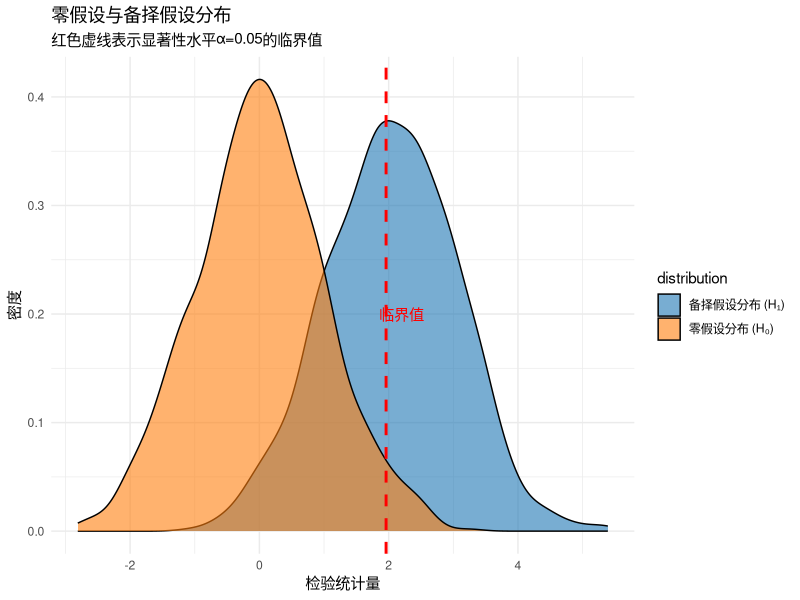

The R source for this figure: (Note: this script raises an error after producing the figure.)
## ---- chunk 1
# 加载必要的包
library(DiagrammeR)

# 创建假设检验流程图
grViz("digraph hypothesis_testing {
  graph [rankdir = TB]

  node [shape = rectangle, style = filled, fillcolor = lightblue]
  A [label = '明确研究问题\n与假设设定']
  B [label = '选择适当的\n统计检验方法']
  C [label = '设定显著性水平\n(α)']
  D [label = '收集数据并\n计算检验统计量']
  E [label = '确定p值\n或临界值']
  F [label = '做出统计决策']
  G [label = '解释结果并\n考虑生态学意义']

  node [shape = diamond, fillcolor = lightgreen]
  H [label = '使用模拟方法?']
  I [label = '构建零模型\n重复模拟\n构建经验分布\n计算经验p值']
  J [label = '基于理论分布\n计算p值']

  A -> B -> C -> D -> E -> F -> G
  E -> H
  H -> I [label = '是']
  H -> J [label = '否']
  I -> F
  J -> F
}")
## ---- chunk 2
# 加载必要的包
library(ggplot2)

# 设置随机种子以确保结果可重现
set.seed(123)

# 模拟零假设分布（均值=0）和备择假设分布（均值=2）
n <- 1000
null_dist <- rnorm(n, mean = 0, sd = 1)
alt_dist <- rnorm(n, mean = 2, sd = 1)

# 创建数据框
df <- data.frame(
  value = c(null_dist, alt_dist),
  distribution = rep(c("零假设分布 (H₀)", "备择假设分布 (H₁)"), each = n)
)

# 绘制分布图
ggplot(df, aes(x = value, fill = distribution)) +
  geom_density(alpha = 0.6) +
  geom_vline(xintercept = 1.96, linetype = "dashed", color = "red", size = 1) +
  annotate("text", x = 2.2, y = 0.2, label = "临界值", color = "red") +
  labs(title = "零假设与备择假设分布",
       x = "检验统计量", y = "密度",
       subtitle = "红色虚线表示显著性水平α=0.05的临界值") +
  theme_minimal() +
  scale_fill_manual(values = c("#1f77b4", "#ff7f0e"))
## ---- chunk 3
# 模拟在零假设下的检验统计量分布
null_test_stats <- rnorm(10000, mean = 0, sd = 1)

# 假设我们观测到的检验统计量是2.5
observed_stat <- 2.5

# 计算p值（单侧检验）
p_value <- 1 - pnorm(observed_stat)

# 创建p值可视化数据
p_value_df <- data.frame(test_stat = null_test_stats)

# 绘制p值可视化图
ggplot(p_value_df, aes(x = test_stat)) +
  geom_density(fill = "lightblue", alpha = 0.7) +
  geom_vline(xintercept = observed_stat, color = "red", size = 1) +
  geom_area(data = subset(p_value_df, test_stat >= observed_stat),
            aes(x = test_stat), fill = "red", alpha = 0.5) +
  annotate("text", x = observed_stat + 0.5, y = 0.1,
           label = paste("观测统计量 =", round(observed_stat, 2)), color = "red") +
  annotate("text", x = observed_stat + 0.5, y = 0.08,
           label = paste("p值 =", round(p_value, 4)), color = "red") +
  labs(title = "p值的可视化解释",
       x = "检验统计量（在零假设下）", y = "密度",
       subtitle = "红色区域表示p值：在H₀下观测到当前或更极端结果的概率") +
  theme_minimal()
## ---- chunk 4
# 设置参数
alpha <- 0.05  # 显著性水平
effect_size <- 1.5  # 效应大小

# 计算临界值（单侧检验）
critical_value <- qnorm(1 - alpha)

# 计算第二类错误概率
beta <- pnorm(critical_value, mean = effect_size)

# 创建错误类型可视化数据
x_vals <- seq(-3, 5, length.out = 1000)
null_density <- dnorm(x_vals, mean = 0)
alt_density <- dnorm(x_vals, mean = effect_size)

error_df <- data.frame(
  x = rep(x_vals, 2),
  density = c(null_density, alt_density),
  distribution = rep(c("零假设分布", "备择假设分布"), each = 1000)
)

# 绘制错误类型可视化图
ggplot(error_df, aes(x = x, y = density, color = distribution)) +
  geom_line(size = 1) +
  geom_vline(xintercept = critical_value, linetype = "dashed", color = "black") +
  # 第一类错误区域（假阳性）
  geom_area(data = subset(error_df, x >= critical_value &
                          distribution == "零假设分布"),
            aes(x = x, y = density), fill = "red", alpha = 0.3) +
  # 第二类错误区域（假阴性）
  geom_area(data = subset(error_df, x < critical_value &
                          distribution == "备择假设分布"),
            aes(x = x, y = density), fill = "blue", alpha = 0.3) +
  annotate("text", x = critical_value + 0.5, y = 0.1,
           label = paste("第一类错误\nα =", alpha), color = "red") +
  annotate("text", x = critical_value - 0.8, y = 0.1,
           label = paste("第二类错误\nβ =", round(beta, 3)), color = "blue") +
  annotate("text", x = critical_value + 1.5, y = 0.2,
           label = paste("统计功效\n1-β =", round(1 - beta, 3)),
           color = "darkgreen") +
  labs(title = "第一类错误与第二类错误",
       x = "检验统计量", y = "密度",
       subtitle = "红色：第一类错误（假阳性），蓝色：第二类错误（假阴性）") +
  theme_minimal() +
  scale_color_manual(values = c("#1f77b4", "#ff7f0e"))
## ---- chunk 5
# 模拟不同样本量下的统计功效
sample_sizes <- seq(10, 200, by = 10)
effect_sizes <- c(0.2, 0.5, 0.8)  # 小、中、大效应

power_df <- expand.grid(sample_size = sample_sizes, effect_size = effect_sizes)
power_df$power <- NA

for (i in seq_len(nrow(power_df))) {
  n <- power_df$sample_size[i]
  d <- power_df$effect_size[i]
  # 使用t检验的近似功效计算
  power_df$power[i] <- power.t.test(n = n, delta = d, sd = 1,
                                    sig.level = 0.05, type = "two.sample")$power
}

# 绘制样本量对功效的影响图
ggplot(power_df, aes(x = sample_size, y = power,
                     color = factor(effect_size))) +
  geom_line(size = 1) +
  geom_point() +
  geom_hline(yintercept = 0.8, linetype = "dashed", color = "gray") +
  annotate("text", x = 150, y = 0.82, label = "常用功效阈值 (0.8)", color = "gray") +
  labs(title = "样本量对统计功效的影响",
       x = "每组样本量", y = "统计功效 (1-β)",
       color = "效应大小 (Cohen's d)",
       subtitle = "效应大小越大，达到足够统计功效所需的样本量越小") +
  theme_minimal() +
  scale_color_manual(values = c("#1f77b4", "#ff7f0e", "#2ca02c"))
## ---- chunk 6
# 模拟多个研究的效应大小和置信区间
set.seed(123)
studies <- 10
effect_sizes <- rnorm(studies, mean = 0.5, sd = 0.3)
ci_lower <- effect_sizes - 0.4 + rnorm(studies, 0, 0.1)
ci_upper <- effect_sizes + 0.4 + rnorm(studies, 0, 0.1)

# 创建数据框
study_df <- data.frame(
  study = 1:studies,
  effect_size = effect_sizes,
  ci_lower = ci_lower,
  ci_upper = ci_upper,
  significant = (ci_lower > 0 | ci_upper < 0)
)

# 绘制效应大小森林图
library(ggplot2)
ggplot(study_df, aes(x = effect_size, y = study)) +
  geom_vline(xintercept = 0, linetype = "dashed", color = "gray") +
  geom_point(aes(color = significant), size = 3) +
  geom_errorbarh(aes(xmin = ci_lower, xmax = ci_upper, color = significant),
                 height = 0.2) +
  scale_color_manual(values = c("FALSE" = "red", "TRUE" = "blue")) +
  labs(title = "效应大小与置信区间的森林图",
       x = "效应大小 (Cohen's d)", y = "研究编号",
       subtitle = "蓝色点表示统计显著的结果，红色点表示不显著的结果") +
  theme_minimal() +
  theme(legend.position = "none")
## ---- chunk 7
# 设置参数
set.seed(123)
mu0 <- 7.0  # 理论值 $\mu_0$（中性pH）
sample_mean <- 6.8  # 样本均值 $\bar{x}$
sample_sd <- 0.3    # 样本标准差 $s$
n <- 15             # 样本量 $n$

# 计算t统计量
t_stat <- (sample_mean - mu0) / (sample_sd / sqrt(n))

# 生成t分布数据
df <- n - 1  # 自由度 $n-1$
x_vals <- seq(-4, 4, length.out = 1000)
t_density <- dt(x_vals, df = df)

# 创建数据框
t_df <- data.frame(x = x_vals, density = t_density)

# 计算p值（双侧检验）
p_value <- 2 * (1 - pt(abs(t_stat), df = df))

# 绘制t分布图
ggplot(t_df, aes(x = x, y = density)) +
  geom_line(color = "blue", size = 1) +
  geom_vline(xintercept = t_stat, color = "red", size = 1,
             linetype = "solid") +
  geom_vline(xintercept = -t_stat, color = "red", size = 1,
             linetype = "solid") +
  geom_area(data = subset(t_df, x >= abs(t_stat)),
            aes(x = x, y = density), fill = "red", alpha = 0.3) +
  geom_area(data = subset(t_df, x <= -abs(t_stat)),
            aes(x = x, y = density), fill = "red", alpha = 0.3) +
  geom_vline(xintercept = 0, color = "black", linetype = "dashed") +
  annotate("text", x = t_stat + 0.5, y = 0.2,
           label = paste("$t$ =", round(t_stat, 2)), color = "red") +
  annotate("text", x = t_stat + 0.5, y = 0.15,
           label = paste("$p$ =", round(p_value, 4)), color = "red") +
  labs(title = "单样本t检验的可视化解释",
       x = "$t$统计量", y = "密度",
       subtitle = "红色区域表示$p$值，垂直线表示观测到的$t$统计量") +
  theme_minimal()
## ---- chunk 8
# 设置参数
set.seed(123)
m0 <- 50  # 理论中位值 $M_0$（环境标准）

# 模拟土壤铅浓度数据（偏态分布）
soil_lead <- c(45, 48, 52, 55, 58, 62, 65, 68, 72, 75, 85, 120)

# 计算与理论值的差异
signs <- sign(soil_lead - m0)
positive_count <- sum(signs == 1)  # 正号数量
negative_count <- sum(signs == -1) # 负号数量
n <- length(soil_lead) - sum(signs == 0)  # 有效样本量 $n$（排除等于理论值的观测）

# 计算p值（单侧检验）
p_value <- 1 - pbinom(positive_count - 1, size = n, prob = 0.5)

# 生成二项分布数据
x_vals <- 0:n
binom_density <- dbinom(x_vals, size = n, prob = 0.5)

# 创建数据框
binom_df <- data.frame(x = x_vals, density = binom_density)

# 绘制二项分布图
ggplot(binom_df, aes(x = x, y = density)) +
  geom_col(fill = "lightblue", alpha = 0.7) +
  geom_vline(xintercept = positive_count, color = "red", size = 1) +
  geom_area(data = subset(binom_df, x >= positive_count),
            aes(x = x, y = density), fill = "red", alpha = 0.5) +
  annotate("text", x = positive_count + 1, y = max(binom_density) * 0.8,
           label = paste("正号数量 =", positive_count), color = "red") +
  annotate("text", x = positive_count + 1, y = max(binom_density) * 0.7,
           label = paste("$p$ =", round(p_value, 4)), color = "red") +
  labs(title = "单样本符号检验的可视化解释",
       x = "正号数量", y = "概率",
       subtitle = "红色区域表示$p$值，垂直线表示观测到的正号数量") +
  theme_minimal()
## ---- chunk 9
# 设置参数
set.seed(123)

# 模拟施肥组和对照组的数据
fertilizer_group <- rnorm(10, mean = 25, sd = 3)  # 施肥组，均值25
control_group <- rnorm(10, mean = 20, sd = 3)     # 对照组，均值20

# 计算样本统计量
mean_fert <- mean(fertilizer_group)
mean_control <- mean(control_group)
sd_fert <- sd(fertilizer_group)
sd_control <- sd(control_group)

# 计算合并标准差
n_fert <- length(fertilizer_group)
n_control <- length(control_group)
sp <- sqrt(((n_fert - 1) * sd_fert^2 + (n_control - 1) * sd_control^2) / (n_fert + n_control - 2))

# 计算t统计量
t_stat <- (mean_fert - mean_control) / (sp * sqrt(1/n_fert + 1/n_control))

# 生成t分布数据
df <- n_fert + n_control - 2  # 自由度 $n_1 + n_2 - 2$
x_vals <- seq(-4, 4, length.out = 1000)
t_density <- dt(x_vals, df = df)

# 创建数据框
t_df <- data.frame(x = x_vals, density = t_density)

# 计算p值（双侧检验）
p_value <- 2 * (1 - pt(abs(t_stat), df = df))

# 绘制t分布图
library(ggplot2)
ggplot(t_df, aes(x = x, y = density)) +
  geom_line(color = "blue", size = 1) +
  geom_vline(xintercept = t_stat, color = "red", size = 1,
             linetype = "solid") +
  geom_vline(xintercept = -t_stat, color = "red", size = 1,
             linetype = "solid") +
  geom_area(data = subset(t_df, x >= abs(t_stat)),
            aes(x = x, y = density), fill = "red", alpha = 0.3) +
  geom_area(data = subset(t_df, x <= -abs(t_stat)),
            aes(x = x, y = density), fill = "red", alpha = 0.3) +
  geom_vline(xintercept = 0, color = "black", linetype = "dashed") +
  annotate("text", x = t_stat + 0.5, y = 0.2,
           label = paste("$t$ =", round(t_stat, 2)), color = "red") +
  annotate("text", x = t_stat + 0.5, y = 0.15,
           label = paste("$p$ =", round(p_value, 4)), color = "red") +
  labs(title = "独立样本t检验的可视化解释",
       x = "$t$统计量", y = "密度",
       subtitle = "红色区域表示$p$值，垂直线表示观测到的$t$统计量") +
  theme_minimal()
## ---- chunk 10
# 设置参数
set.seed(123)

# 模拟保护措施实施前后的鸟类数量数据
before_protection <- c(15, 18, 12, 20, 16, 14, 17, 19, 13, 21)  # 实施前
after_protection <- c(18, 22, 15, 24, 19, 17, 20, 23, 16, 25)   # 实施后

# 计算配对差异
differences <- after_protection - before_protection

# 计算配对差异的统计量
mean_diff <- mean(differences)
sd_diff <- sd(differences)
n <- length(differences)

# 计算t统计量
t_stat <- mean_diff / (sd_diff / sqrt(n))

# 生成t分布数据
df <- n - 1  # 自由度 $n-1$
x_vals <- seq(-4, 4, length.out = 1000)
t_density <- dt(x_vals, df = df)

# 创建数据框
t_df <- data.frame(x = x_vals, density = t_density)

# 计算p值（单侧检验）
p_value <- 1 - pt(t_stat, df = df)

# 绘制t分布图
ggplot(t_df, aes(x = x, y = density)) +
  geom_line(color = "blue", size = 1) +
  geom_vline(xintercept = t_stat, color = "red", size = 1,
             linetype = "solid") +
  geom_area(data = subset(t_df, x >= t_stat),
            aes(x = x, y = density), fill = "red", alpha = 0.3) +
  geom_vline(xintercept = 0, color = "black", linetype = "dashed") +
  annotate("text", x = t_stat + 0.5, y = 0.2,
           label = paste("$t$ =", round(t_stat, 2)), color = "red") +
  annotate("text", x = t_stat + 0.5, y = 0.15,
           label = paste("$p$ =", round(p_value, 4)), color = "red") +
  labs(title = "配对样本t检验的可视化解释",
       x = "$t$统计量", y = "密度",
       subtitle = "红色区域表示$p$值，垂直线表示观测到的$t$统计量") +
  theme_minimal()
## ---- chunk 11
# 设置参数
set.seed(123)

# 模拟污染区域和清洁区域的底栖动物生物量数据（偏态分布）
polluted_area <- c(2.1, 3.5, 4.2, 5.8, 7.3, 9.1, 12.5, 15.8)  # 污染区域
clean_area <- c(8.2, 10.5, 12.8, 15.3, 18.7, 22.1, 25.4, 28.9) # 清洁区域

# 合并数据并计算秩次
all_data <- c(polluted_area, clean_area)
ranks <- rank(all_data)

# 计算污染区域的秩和
rank_polluted <- sum(ranks[1:length(polluted_area)])

# 计算U统计量
n1 <- length(polluted_area)
n2 <- length(clean_area)
U <- n1 * n2 + n1 * (n1 + 1) / 2 - rank_polluted

# 执行Mann-Whitney U检验
mw_test <- wilcox.test(polluted_area, clean_area, alternative = "less")

# 创建数据框用于可视化
data_df <- data.frame(
  group = rep(c("污染区域", "清洁区域"), each = 8),
  value = c(polluted_area, clean_area),
  rank = ranks
)

# 绘制箱线图和秩次图
library(ggplot2)
ggplot(data_df, aes(x = group, y = value, fill = group)) +
  geom_boxplot(alpha = 0.7) +
  geom_jitter(width = 0.2, size = 2, alpha = 0.6) +
  labs(title = "Mann-Whitney U检验的可视化解释",
       x = "区域类型", y = "底栖动物生物量",
       subtitle = paste("U统计量 =", round(U, 2), ", p值 =", round(mw_test$p.value, 4))) +
  theme_minimal() +
  scale_fill_manual(values = c("#ff7f0e", "#1f77b4"))
## ---- chunk 12
# 设置参数
set.seed(123)

# 模拟数据：实际上所有组来自相同的分布（零假设为真）
k <- 5  # 组数
n_per_group <- 10  # 每组样本量

# 生成数据 - 所有组都来自N(0,1)分布
group_data <- list()
for (i in 1:k) {
  group_data[[i]] <- rnorm(n_per_group, mean = 0, sd = 1)
}

# 计算所有两两比较的t检验
comparisons <- combn(1:k, 2)  # 所有可能的组对
m <- ncol(comparisons)  # 比较次数

# 存储p值
p_values <- numeric(m)
for (i in 1:m) {
  group1 <- comparisons[1, i]
  group2 <- comparisons[2, i]
  t_test_result <- t.test(group_data[[group1]], group_data[[group2]])
  p_values[i] <- t_test_result$p.value
}

# 执行方差分析
all_data <- unlist(group_data)
group_labels <- rep(1:k, each = n_per_group)
anova_result <- aov(all_data ~ factor(group_labels))
anova_p <- summary(anova_result)[[1]]["factor(group_labels)", "Pr(>F)"]

# 创建可视化数据
library(ggplot2)

# 数据框1：多个t检验的结果
t_test_df <- data.frame(
  comparison = 1:m,
  p_value = p_values,
  significant = p_values < 0.05
)

# 数据框2：方差分析结果
anova_df <- data.frame(
  method = "ANOVA",
  p_value = anova_p,
  significant = anova_p < 0.05
)

# 绘制多个t检验的p值分布
p1 <- ggplot(t_test_df, aes(x = comparison, y = p_value,
                           color = significant, shape = significant)) +
  geom_point(size = 3) +
  geom_hline(yintercept = 0.05, linetype = "dashed", color = "red") +
  scale_color_manual(values = c("FALSE" = "blue", "TRUE" = "red")) +
  scale_shape_manual(values = c("FALSE" = 16, "TRUE" = 17)) +
  labs(title = "多个t检验：p值分布",
       x = "比较编号", y = "p值",
       subtitle = paste("假阳性数量：", sum(t_test_df$significant), "/", m)) +
  theme_minimal() +
  theme(legend.position = "none")

# 计算累积第一类错误率
cumulative_error <- data.frame(
  k = 2:8,
  comparisons = choose(2:8, 2),
  error_rate = 1 - (1 - 0.05)^choose(2:8, 2)
)

# 绘制累积第一类错误率
p2 <- ggplot(cumulative_error, aes(x = k, y = error_rate)) +
  geom_line(color = "blue", size = 1) +
  geom_point(color = "blue", size = 2) +
  geom_hline(yintercept = 0.05, linetype = "dashed", color = "red") +
  geom_text(aes(label = paste0(round(error_rate * 100, 1), "%")),
            vjust = -0.5, size = 3) +
  labs(title = "累积第一类错误率",
       x = "组数 (k)", y = "累积第一类错误率",
       subtitle = "红色虚线表示期望的5%错误率") +
  theme_minimal()

# 使用patchwork包组合图形
library(patchwork)
p1 + p2 + plot_annotation(
  title = "多个t检验 vs 方差分析：第一类错误率控制",
  subtitle = paste("ANOVA p值：", round(anova_p, 4),
                   "（正确不拒绝零假设）")
)
## ---- chunk 13
# 设置参数
set.seed(123)

# 模拟三种森林类型的鸟类物种丰富度数据
broadleaf <- rnorm(10, mean = 15, sd = 2)    # 阔叶林
coniferous <- rnorm(10, mean = 12, sd = 2)   # 针叶林
mixed <- rnorm(10, mean = 14, sd = 2)        # 混交林

# 创建数据框
forest_data <- data.frame(
  richness = c(broadleaf, coniferous, mixed),
  forest_type = rep(c("阔叶林", "针叶林", "混交林"), each = 10)
)

# 执行方差分析
anova_result <- aov(richness ~ forest_type, data = forest_data)

# 提取F统计量和p值
f_stat <- summary(anova_result)[[1]]["forest_type", "F value"]
p_value <- summary(anova_result)[[1]]["forest_type", "Pr(>F)"]

# 生成F分布数据
df1 <- 2  # 组间自由度 $k-1$
df2 <- 27 # 组内自由度 $N-k$
x_vals <- seq(0, 8, length.out = 1000)
f_density <- df(x_vals, df1 = df1, df2 = df2)

# 创建数据框
f_df <- data.frame(x = x_vals, density = f_density)

# 绘制F分布图
library(ggplot2)
ggplot(f_df, aes(x = x, y = density)) +
  geom_line(color = "blue", size = 1) +
  geom_vline(xintercept = f_stat, color = "red", size = 1,
             linetype = "solid") +
  geom_area(data = subset(f_df, x >= f_stat),
            aes(x = x, y = density), fill = "red", alpha = 0.3) +
  annotate("text", x = f_stat + 1, y = 0.2,
           label = paste("$F$ =", round(f_stat, 2)), color = "red") +
  annotate("text", x = f_stat + 1, y = 0.15,
           label = paste("$p$ =", round(p_value, 4)), color = "red") +
  labs(title = "方差分析的可视化解释",
       x = "$F$统计量", y = "密度",
       subtitle = "红色区域表示$p$值，垂直线表示观测到的$F$统计量") +
  theme_minimal()
## ---- chunk 14
# 设置参数
set.seed(123)

# 模拟三种污染程度区域的底栖动物生物量数据（偏态分布）
light_pollution <- c(8.2, 10.5, 12.8, 15.3, 18.7, 22.1, 25.4, 28.9)  # 轻度污染
moderate_pollution <- c(5.8, 7.3, 9.1, 12.5, 15.8, 18.2, 21.7, 24.3) # 中度污染
heavy_pollution <- c(2.1, 3.5, 4.2, 5.8, 7.3, 9.1, 12.5, 15.8)       # 重度污染

# 创建数据框
pollution_data <- data.frame(
  biomass = c(light_pollution, moderate_pollution, heavy_pollution),
  pollution_level = rep(c("轻度污染", "中度污染", "重度污染"), each = 8)
)

# 执行Kruskal-Wallis检验
kw_test <- kruskal.test(biomass ~ pollution_level, data = pollution_data)

# 创建数据框用于可视化
library(ggplot2)
ggplot(pollution_data, aes(x = pollution_level, y = biomass, fill = pollution_level)) +
  geom_boxplot(alpha = 0.7) +
  geom_jitter(width = 0.2, size = 2, alpha = 0.6) +
  labs(title = "Kruskal-Wallis检验的可视化解释",
       x = "污染程度", y = "底栖动物生物量",
       subtitle = paste("H统计量 =", round(kw_test$statistic, 2), ", p值 =", round(kw_test$p.value, 4))) +
  theme_minimal() +
  scale_fill_manual(values = c("#1f77b4", "#ff7f0e", "#2ca02c"))
## ---- chunk 15
# 加载必要的包
library(DiagrammeR)

# 创建多重比较分析流程图
grViz("digraph multiple_comparison {
  graph [rankdir = TB]

  node [shape = rectangle, style = filled, fillcolor = lightblue]
  A [label = '执行方差分析\n(ANOVA)']
  B [label = '检验总体差异\n是否显著?']
  C [label = '进行多重比较校正']
  D [label = '解释具体组间差异']
  E [label = '停止分析\n(无总体差异)']

  node [shape = diamond, fillcolor = lightgreen]
  F [label = '选择校正方法\n- Tukey HSD\\n- Bonferroni\\n- FDR控制']

  A -> B
  B -> C [label = '是']
  B -> E [label = '否']
  C -> F
  F -> D
}")
## ---- chunk 16
# 设置参数
set.seed(123)

# 模拟三种森林类型的鸟类物种丰富度数据
broadleaf <- rnorm(12, mean = 18, sd = 3)    # 阔叶林
coniferous <- rnorm(12, mean = 12, sd = 3)   # 针叶林
mixed <- rnorm(12, mean = 15, sd = 3)        # 混交林

# 创建数据框
forest_data <- data.frame(
  richness = c(broadleaf, coniferous, mixed),
  forest_type = rep(c("阔叶林", "针叶林", "混交林"), each = 12)
)

# 第一步：执行方差分析
anova_result <- aov(richness ~ forest_type, data = forest_data)
cat("=== 方差分析结果 ===\n")
print(summary(anova_result))

# 提取F统计量和p值
f_stat <- summary(anova_result)[[1]]["forest_type", "F value"]
p_value <- summary(anova_result)[[1]]["forest_type", "Pr(>F)"]

cat("\nF统计量 =", round(f_stat, 2), "，p值 =", round(p_value, 4), "\n")

if (p_value < 0.05) {
  cat("方差分析显著，进行多重比较校正...\n\n")

  # 第二步：多重比较校正

  # 方法1：Tukey HSD检验
  cat("=== Tukey HSD检验结果 ===\n")
  tukey_result <- TukeyHSD(anova_result)
  print(tukey_result)

  # 方法2：Bonferroni校正
  cat("\n=== Bonferroni校正结果 ===\n")
  pairwise_result <- pairwise.t.test(forest_data$richness,
                                    forest_data$forest_type,
                                    p.adjust.method = "bonferroni")
  print(pairwise_result)

  # 方法3：FDR控制
  cat("\n=== FDR控制结果 (Benjamini-Hochberg) ===\n")
  fdr_result <- pairwise.t.test(forest_data$richness,
                               forest_data$forest_type,
                               p.adjust.method = "BH")
  print(fdr_result)

} else {
  cat("方差分析不显著，无需进行多重比较校正。\n")
}

# 可视化结果
library(ggplot2)
library(dplyr)

# 计算均值和标准误
summary_stats <- forest_data %>%
  group_by(forest_type) %>%
  summarise(
    mean_richness = mean(richness),
    se_richness = sd(richness) / sqrt(n())
  )

# 绘制均值图
p1 <- ggplot(summary_stats, aes(x = forest_type, y = mean_richness,
                               fill = forest_type)) +
  geom_col(alpha = 0.7) +
  geom_errorbar(aes(ymin = mean_richness - se_richness,
                    ymax = mean_richness + se_richness),
                width = 0.2) +
  labs(title = "不同森林类型的鸟类物种丰富度",
       x = "森林类型", y = "物种丰富度（均值±标准误）") +
  theme_minimal() +
  scale_fill_manual(values = c("#1f77b4", "#ff7f0e", "#2ca02c"))

# 绘制箱线图
p2 <- ggplot(forest_data, aes(x = forest_type, y = richness,
                             fill = forest_type)) +
  geom_boxplot(alpha = 0.7) +
  geom_jitter(width = 0.2, alpha = 0.6) +
  labs(title = "鸟类物种丰富度分布",
       x = "森林类型", y = "物种丰富度") +
  theme_minimal() +
  scale_fill_manual(values = c("#1f77b4", "#ff7f0e", "#2ca02c"))

# 使用patchwork包组合图形
library(patchwork)
p1 + p2 + plot_layout(guides = "collect") &
  theme(legend.position = "bottom")
## ---- chunk 17
# 模拟多个比较的p值
set.seed(123)
num_tests <- 20

# 生成p值（大部分来自零假设，少数来自备择假设）
null_pvalues <- runif(15, 0, 1)  # 零假设下的p值
alt_pvalues <- runif(5, 0, 0.05) # 备择假设下的p值
all_pvalues <- c(null_pvalues, alt_pvalues)

# 应用不同的多重比较校正
bonferroni_p <- p.adjust(all_pvalues, method = "bonferroni")
BH_p <- p.adjust(all_pvalues, method = "BH")

# 创建可视化数据
viz_data <- data.frame(
  test_id = rep(1:num_tests, 3),
  p_value = c(all_pvalues, bonferroni_p, BH_p),
  method = rep(c("未校正", "Bonferroni", "FDR控制"), each = num_tests),
  true_effect = rep(c(rep("无效应", 15), rep("有效应", 5)), 3)
)

# 绘制p值比较图
library(ggplot2)
ggplot(viz_data, aes(x = test_id, y = -log10(p_value),
                    color = true_effect, shape = method)) +
  geom_point(size = 3, alpha = 0.8) +
  geom_hline(yintercept = -log10(0.05), linetype = "dashed", color = "red") +
  facet_wrap(~ method, ncol = 1) +
  labs(title = "多重比较校正对p值的影响",
       x = "检验编号", y = "-log10(p值)",
       subtitle = "红色虚线表示显著性阈值 (p = 0.05)") +
  theme_minimal() +
  scale_color_manual(values = c("无效应" = "blue", "有效应" = "red")) +
  scale_shape_manual(values = c(16, 17, 15))
## ---- chunk 18
# 安装pwr包（如果尚未安装）
# install.packages("pwr")

# 加载pwr包
library(pwr)
## ---- chunk 19
# 实例：施肥对草地生产力影响的功效分析
# 研究问题：比较施肥组和对照组的草地生物量
# 预期效应大小：中等效应（Cohen's d = 0.5）
# 显著性水平：α = 0.05
# 期望功效：0.80

# 计算所需样本量
t_power <- pwr.t.test(
  d = 0.5,           # 效应大小（Cohen's d）
  sig.level = 0.05,  # 显著性水平
  power = 0.8,       # 期望统计功效
  type = "two.sample", # 检验类型：独立样本t检验
  alternative = "two.sided" # 备择假设：双侧检验
)

cat("=== 独立样本t检验功效分析 ===\n")
print(t_power)
## ---- chunk 20
# 实例：不同森林类型对鸟类多样性影响的功效分析
# 研究问题：比较阔叶林、针叶林、混交林的鸟类物种丰富度
# 组数：3
# 预期效应大小：中等效应（f = 0.25）
# 显著性水平：α = 0.05
# 期望功效：0.80

# 计算所需样本量
anova_power <- pwr.anova.test(
  k = 3,             # 组数
  f = 0.25,          # 效应大小（Cohen's f）
  sig.level = 0.05,  # 显著性水平
  power = 0.8        # 期望统计功效
)

cat("\n=== 方差分析功效分析 ===\n")
print(anova_power)
## ---- chunk 21
# 实例：温度与物种丰富度关系的功效分析
# 研究问题：检验年平均温度与鸟类物种丰富度的相关性
# 预期相关系数：r = 0.3（中等相关）
# 显著性水平：α = 0.05
# 期望功效：0.80

# 计算所需样本量
cor_power <- pwr.r.test(
  r = 0.3,           # 预期相关系数
  sig.level = 0.05,  # 显著性水平
  power = 0.8,       # 期望统计功效
  alternative = "two.sided" # 备择假设：双侧检验
)

cat("\n=== 相关分析功效分析 ===\n")
print(cor_power)
## ---- chunk 22
# 实例：物种在不同生境中分布差异的功效分析
# 研究问题：检验物种在三种生境类型中的分布是否存在差异
# 效应大小：w = 0.3（中等效应）
# 自由度：df = 2（(行数-1)×(列数-1)）
# 显著性水平：α = 0.05
# 期望功效：0.80

# 计算所需样本量
chisq_power <- pwr.chisq.test(
  w = 0.3,           # 效应大小（Cohen's w）
  N = NULL,          # 总样本量（待计算）
  df = 2,            # 自由度
  sig.level = 0.05,  # 显著性水平
  power = 0.8        # 期望统计功效
)

cat("\n=== 卡方检验功效分析 ===\n")
print(chisq_power)
## ---- chunk 23
# 加载绘图包
library(ggplot2)

# 生成不同样本量下的功效数据
sample_sizes <- seq(10, 100, by = 5)
power_values <- sapply(sample_sizes, function(n) {
  pwr.t.test(
    n = n,                # 样本量
    d = 0.5,              # 效应大小
    sig.level = 0.05,     # 显著性水平
    type = "two.sample",  # 检验类型
    alternative = "two.sided"
  )$power
})

# 创建数据框
power_curve <- data.frame(
  sample_size = sample_sizes,
  power = power_values
)

# 绘制功效曲线
ggplot(power_curve, aes(x = sample_size, y = power)) +
  geom_line(color = "blue", size = 1) +
  geom_point(color = "blue", size = 1.5) +
  geom_hline(yintercept = 0.8, linetype = "dashed", color = "red", size = 1) +
  geom_vline(xintercept = t_power$n, linetype = "dashed", color = "green", size = 1) +
  annotate("text", x = 80, y = 0.82,
           label = "期望功效阈值 (0.8)", color = "red", size = 4) +
  annotate("text", x = t_power$n + 8, y = 0.3,
           label = paste("所需样本量 =", round(t_power$n)),
           color = "green", size = 4) +
  labs(title = "样本量对统计功效的影响",
       x = "每组样本量",
       y = "统计功效",
       subtitle = "展示在中等效应大小(d=0.5)和α=0.05条件下，样本量与统计功效的关系") +
  theme_minimal(base_size = 12) +
  theme(plot.title = element_text(hjust = 0.5, face = "bold"),
        plot.subtitle = element_text(hjust = 0.5))
## ---- chunk 24
# 测试不同效应大小下的样本量需求
effect_sizes <- c(0.2, 0.3, 0.5, 0.8)  # 小、中小、中、大效应
sample_needs <- sapply(effect_sizes, function(d) {
  pwr.t.test(d = d, sig.level = 0.05, power = 0.8,
             type = "two.sample")$n
})

# 创建数据框
sensitivity_df <- data.frame(
  effect_size = effect_sizes,
  sample_need = sample_needs,
  effect_label = c("小效应(d=0.2)", "中小效应(d=0.3)",
                   "中效应(d=0.5)", "大效应(d=0.8)")
)

# 绘制敏感性分析图
ggplot(sensitivity_df, aes(x = effect_label, y = sample_need, fill = effect_label)) +
  geom_col(alpha = 0.7) +
  geom_text(aes(label = paste("n =", round(sample_need))),
            vjust = -0.5, size = 4) +
  labs(title = "不同效应大小下的样本量需求",
       x = "效应大小",
       y = "所需样本量（每组）",
       subtitle = "在α=0.05和功效=0.80条件下") +
  theme_minimal(base_size = 12) +
  theme(plot.title = element_text(hjust = 0.5, face = "bold"),
        plot.subtitle = element_text(hjust = 0.5),
        axis.text.x = element_text(angle = 45, hjust = 1)) +
  scale_fill_brewer(palette = "Set2")
